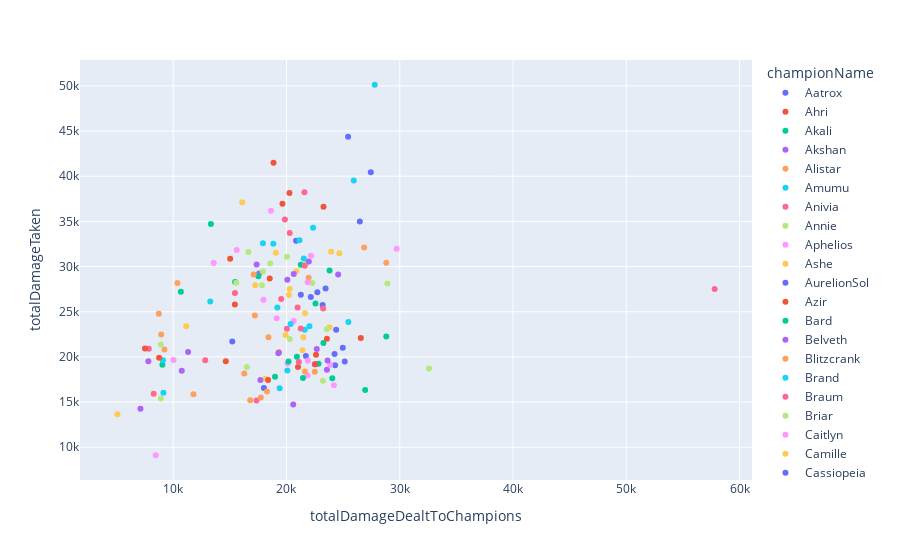

This figure's notebook cell:
### Code cell
fig = px.scatter(new_df,
                x = 'totalDamageDealtToChampions',
                y = 'totalDamageTaken',
                color = 'championName')
fig.show()
